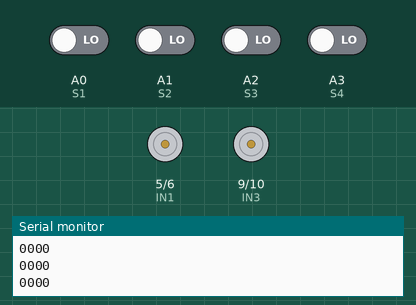
This sketch was run on a simulated Arduino Uno, built with avr-gcc and run on an emulated ATmega328P. On the bench: motor-driver pin pairs drawn as motors (green arrow = first pin HIGH = forward, orange = second pin HIGH = backward, longer = more drive), the last lines printed to the serial monitor. Inputs (shaded band) come from the test bench; at power-on: A0 (S1), A1 (S2), A2 (S3), A3 (S4) LOW.

Above: at 2.2 s.
2.3 s: A0 (S1) driven HIGH
At 3.2 s:
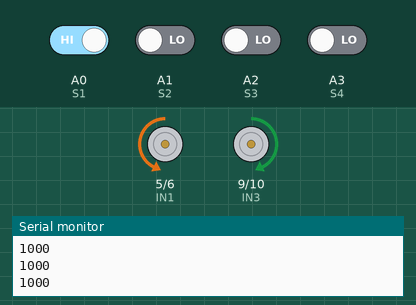
3.8 s: A1 (S2) driven HIGH
At 4.2 s:
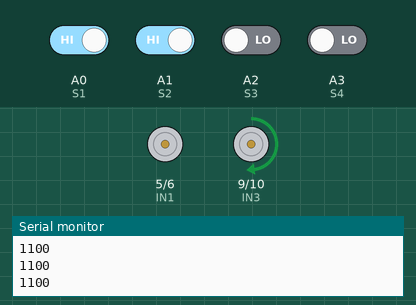
5.3 s: A2 (S3) driven HIGH
At 6.5 s:
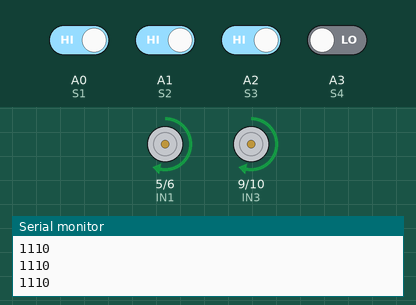
6.8 s: A1 (S2) driven LOW
At 7.7 s:
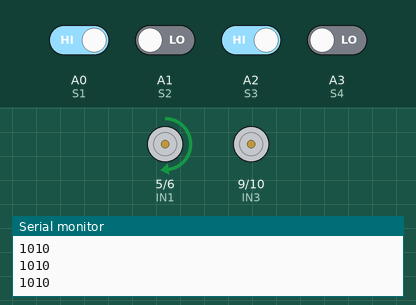
8.3 s: A0 (S1) driven LOW and A2 (S3) driven LOW
At 8.8 s:
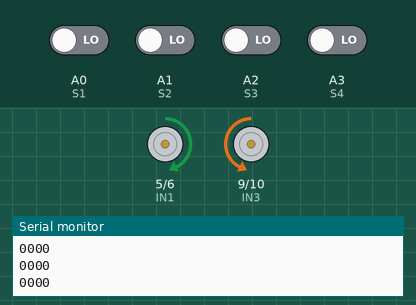
Timing chart, 0 to 10.8 s (numbered marks = the images above; inputs shaded):
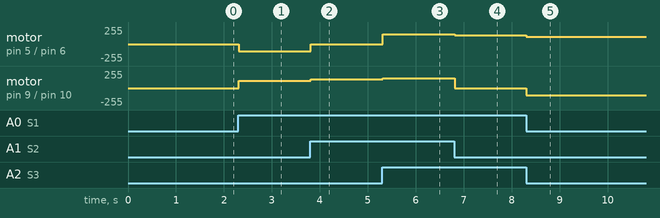

Measured:
- after the input at 2.3 s, motor on pin 5 (IN1) / pin 6 (IN2): stopped → backward 110/255 at once; motor on pin 9 (IN3) / pin 10 (IN4): stopped → forward 110/255 at once
- after the input at 3.8 s, motor on pin 5 (IN1) / pin 6 (IN2): backward 110/255 → stopped at once; motor on pin 9 (IN3) / pin 10 (IN4): forward 110/255 → forward 130/255 at once
- after the input at 5.3 s, motor on pin 5 (IN1) / pin 6 (IN2): stopped → forward 150/255 at once; motor on pin 9 (IN3) / pin 10 (IN4): forward 130/255 → forward 150/255 at once
- after the input at 6.8 s, motor on pin 5 (IN1) / pin 6 (IN2): forward 150/255 → forward 130/255 at once; motor on pin 9 (IN3) / pin 10 (IN4): forward 150/255 → stopped at once
- after the input at 8.3 s, motor on pin 5 (IN1) / pin 6 (IN2): forward 130/255 → forward 110/255 at once; motor on pin 9 (IN3) / pin 10 (IN4): stopped → backward 110/255 at once

The sketch:

CizgiIzleyenRobot.ino
```cpp
// Çizgi İzleyen Robot Araba - Atölye Elektronik
// 4 kanal çizgi sensörü (S1 en sol ... S4 en sağ) + L298N + 2 DC motor
// Ek kütüphane gerekmez.

#define IN1 5    // Sol motor (Motor A)
#define IN2 6
#define IN3 9    // Sağ motor (Motor B)
#define IN4 10

#define S1 A0    // en sol prob
#define S2 A1    // orta sol
#define S3 A2    // orta sağ
#define S4 A3    // en sağ prob

// Sensör siyah çizginin üstündeyken HIGH veriyorsa HIGH bırakın.
// Robot çizgiden kaçıyorsa (ters davranıyorsa) LOW yapın.
#define SIYAH HIGH

int HIZ   = 150;   // düz giderken motor hızı (0-255)
int DONUS = 130;   // dönüşte dıştaki tekerleğin hızı
int SERT  = 110;   // keskin dönüşte tekerleklerin hızı

int sonYon = 0;    // çizgi kaybolursa: -1 sola, 1 sağa ara

// sol / sag: -255 ... 255 (eksi = geri)
void motor(int sol, int sag) {
  if (sol >= 0) { analogWrite(IN1, sol);  digitalWrite(IN2, LOW); }
  else          { digitalWrite(IN1, LOW); analogWrite(IN2, -sol); }
  if (sag >= 0) { analogWrite(IN3, sag);  digitalWrite(IN4, LOW); }
  else          { digitalWrite(IN3, LOW); analogWrite(IN4, -sag); }
}

bool siyahMi(int pin) { return digitalRead(pin) == SIYAH; }

void setup() {
  pinMode(IN1, OUTPUT); pinMode(IN2, OUTPUT);
  pinMode(IN3, OUTPUT); pinMode(IN4, OUTPUT);
  pinMode(S1, INPUT); pinMode(S2, INPUT);
  pinMode(S3, INPUT); pinMode(S4, INPUT);
  Serial.begin(9600);
  motor(0, 0);
  delay(1000);     // robotu çizgiye koymak için 1 sn
}

void loop() {
  bool a = siyahMi(S1), b = siyahMi(S2), c = siyahMi(S3), d = siyahMi(S4);

  // Seri Monitör'de sensörleri görmek için (9600 baud): 1 = siyah
  Serial.print(a); Serial.print(b); Serial.print(c); Serial.println(d);

  if (b && c)            { motor(HIZ, HIZ);       }  // tam ortada: düz
  else if (b && !c)      { motor(0, DONUS);        sonYon = -1; }  // hafif sola
  else if (c && !b)      { motor(DONUS, 0);        sonYon = 1;  }  // hafif sağa
  else if (a)            { motor(-SERT, SERT);     sonYon = -1; }  // keskin sola
  else if (d)            { motor(SERT, -SERT);     sonYon = 1;  }  // keskin sağa
  else {                                           // çizgi yok: son yöne ara
    if (sonYon < 0)      motor(-SERT, SERT);
    else if (sonYon > 0) motor(SERT, -SERT);
    else                 motor(0, 0);
  }
}
```
